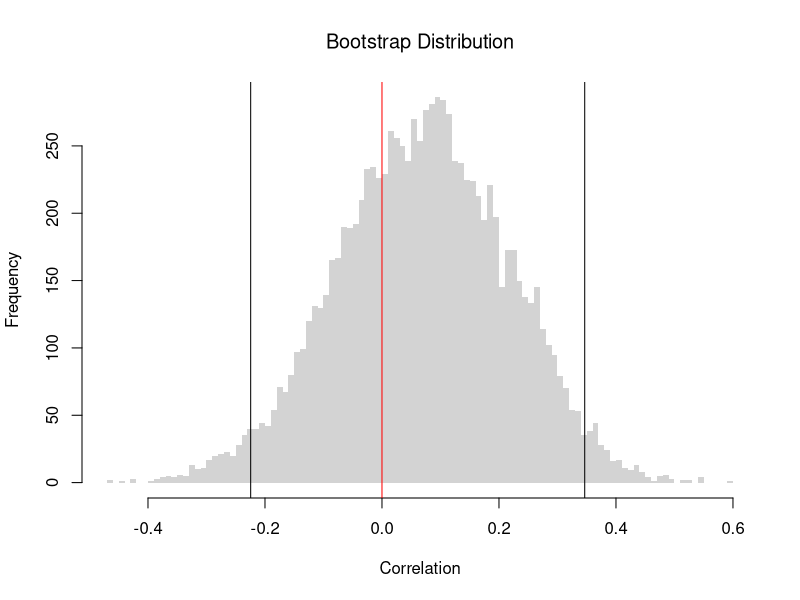
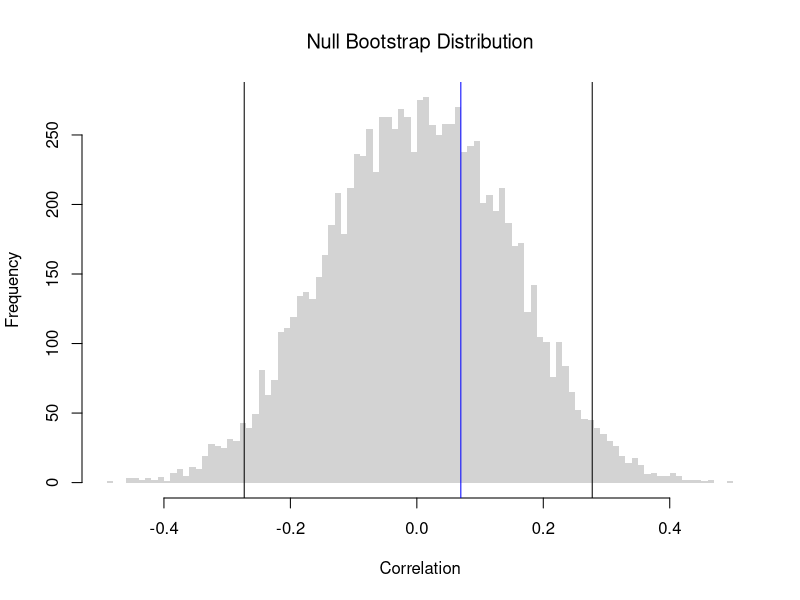
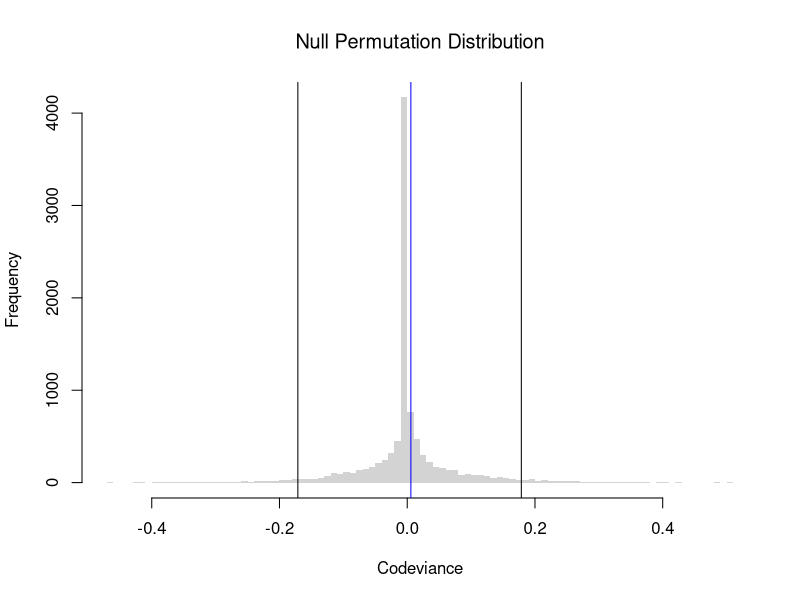
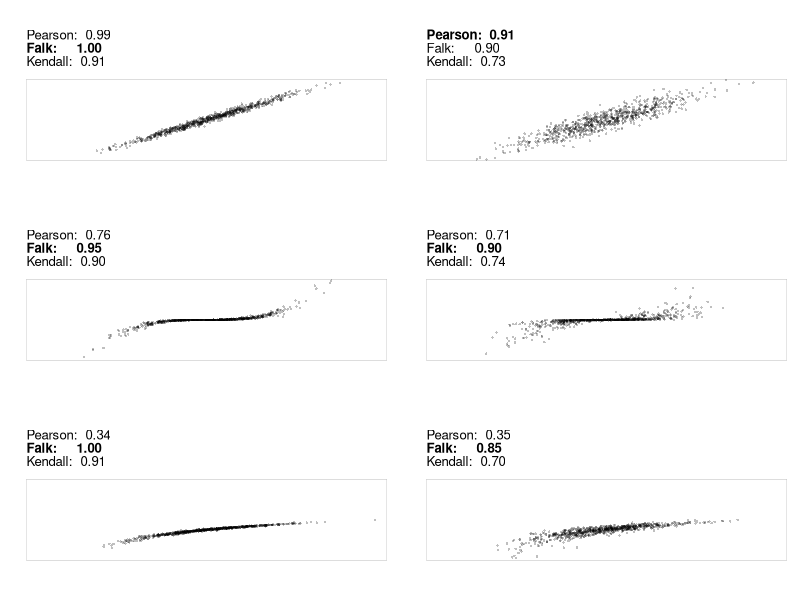
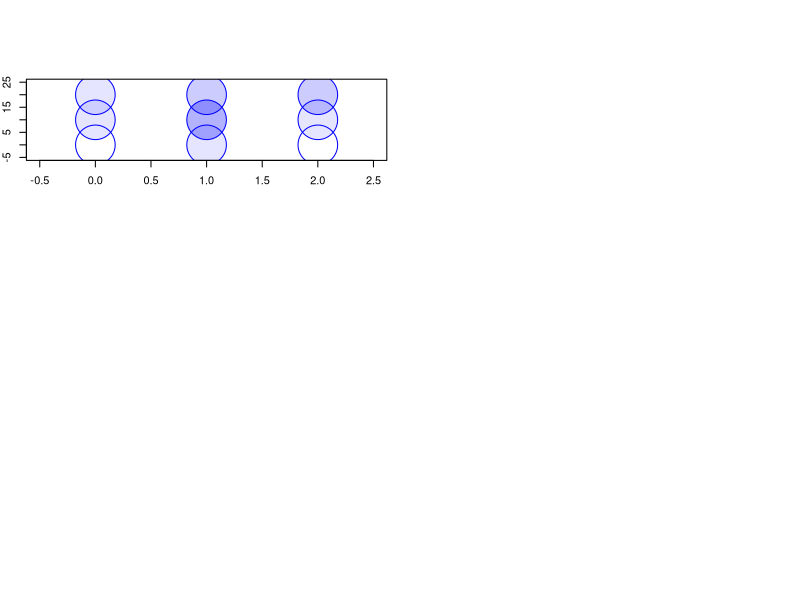

Recreate these plots in R, in order.
## ---- chunk 1
# Create the Data
X <- c(0,1,2)
X
Y <- c(0.1,0.3,0.2)
Y

# Compute the Means
mX <- mean(X)
mY <- mean(Y)

# Compute the Deviances
dev_X <- X - mX
dev_Y <- Y - mY

# Compute the Covariance
cov_manual <-  sum(dev_X * dev_Y) / length(X)

# Compute the Standard Deviations
var_X <- sum(dev_X^2) / length(X)
sd_X <- sqrt(var_X)
var_Y <- sum(dev_Y^2) / length(Y)
sd_Y <- sqrt(var_Y)

# Compute the Correlation
cor_manual <- cov_manual / (sd_X * sd_Y)
cor_manual

# Verify with the built-in function
cor(X,Y)
## ---- chunk 2
# Load the Data
xy <- USArrests[,c('Murder','UrbanPop')]
xy_cor <- cor(xy[, 1], xy[, 2])
#plot(xy, pch=16, col=grey(0,.25))
    
# Bootstrap Distribution of Correlation
n <- nrow(xy)
bootstrap_cor <- vector(length=9999)
for(b in seq(bootstrap_cor) ){
    xy_b <- xy[sample(n, replace=T),]
    xy_cor_b <- cor(xy_b[, 1], xy_b[, 2])
    bootstrap_cor[b] <- xy_cor_b
}
hist(bootstrap_cor, breaks=100,
    border=NA, font.main=1,
    xlab='Correlation',
    main='Bootstrap Distribution')

## Test whether correlation is statistically different from 0
boot_ci <- quantile(bootstrap_cor, probs=c(0.025, 0.975))
abline(v=boot_ci)
abline(v=0, col='red')
## ---- chunk 3
xy <- USArrests[,c('Murder','UrbanPop')]
xy_cor <- cor(xy[, 1], xy[, 2])
#plot(xy, pch=16, col=grey(0,.25))
    
# Null Bootstrap Distribution of Correlation
n <- nrow(xy)
null_bootstrap_cor <- vector(length=9999)
for(b in seq(null_bootstrap_cor) ){
    xy_b <- xy
    xy_b[,'UrbanPop'] <- xy[sample(n, replace=T),'UrbanPop'] ## Reshuffle X
    xy_cor_b <- cor(xy_b[, 1], xy_b[, 2])
    null_bootstrap_cor[b] <- xy_cor_b
}
hist(null_bootstrap_cor, breaks=100,
    border=NA, font.main=1,
    xlab='Correlation',
    main='Null Bootstrap Distribution')

## Test whether correlation is statistically different from 0
boot_ci <- quantile(null_bootstrap_cor, probs=c(0.025, 0.975))
abline(v=boot_ci)
abline(v=xy_cor, col='blue')
## ---- chunk 4
codev <- function(xy) {
  # Compute medians for each column
  med <- apply(xy, 2, median)
  # Subtract the medians from each column
  xm <- sweep(xy, 2, med, "-")
  # Compute CoDev
  CoDev <- median(xm[, 1] * xm[, 2])
  # Compute the medians of absolute deviation
  MadProd <- prod( apply(abs(xm), 2, median) )
  # Return the robust correlation measure
  return( CoDev / MadProd)
}
xy_codev <- codev(xy)
xy_codev
## ---- chunk 5
xy <- USArrests[,c('Murder','UrbanPop')]
xy_cor <- cor(xy[, 1], xy[, 2])
#plot(xy, pch=16, col=grey(0,.25))
    
# Null Permutation Distribution of Codeviance
n <- nrow(xy)
null_permutation_codev <- vector(length=9999)
for(b in seq(null_permutation_codev) ){
    xy_b <- xy
    xy_b[,'UrbanPop'] <- xy[sample(n, replace=F),'UrbanPop'] ## Reshuffle X
    xy_codev_b <- codev(xy_b)
    null_permutation_codev[b] <- xy_codev_b
}
hist(null_permutation_codev, breaks=100,
    border=NA, font.main=1,
    xlab='Codeviance',
    main='Null Permutation Distribution')

## Test whether correlation is statistically different from 0
abline(v=quantile(null_permutation_codev, probs=c(0.025, 0.975)))
abline(v=xy_codev, col='blue')
## ---- chunk 6
xy <- USArrests[,c('Murder','UrbanPop')]
xy[,1] <- rank(xy[,1] )
xy[,2] <- rank(xy[,2] )
# plot(xy, pch=16, col=grey(0,.25))
KT <- cor(xy[, 1], xy[, 2], method = "kendall")
round(KT, 3)
## ---- chunk 7
xy <- USArrests[,c('Murder','UrbanPop')]
KT <- cor(xy[, 1], xy[, 2], method="kendall")
## ---- chunk 8
#| fig-width: 8
#| fig-height: 8
## https://commons.wikimedia.org/wiki/File:Correlation_examples2.svg

MyPlot <- function(xy, xlim = c(-4, 4), ylim = c(-3,3)) {
   plot(xy, main ='', xlab = "", ylab = "",
        col = grey(0,.25), pch=16, cex=.5,
        xaxt = "n", yaxt = "n", bty = "n",
        xlim = xlim, ylim = ylim)
    box(lwd=.1)
    
    cor1 <- cor(xy[,1], xy[,2])
    cor2 <- codev(xy)
    cor3 <- cor(xy[,1], xy[,2], method='kendall')
    cors <- c(cor1, cor2, cor3)
    
    #cor3 <- abs(generalCorr::gmcmtx0( xy[,c(1,2)])[2])
    #cor4 <- Rfast::dcor( xy[,1], xy[,2])[[4]]
    #cor5 <- XICOR::xicor( xy[,1], xy[,2]) ## cor( xy[,1], xy[,2], method='kendall') 

    fm <- cors*0 + 1
    fm[which.max(abs(cors))] <- 2
    title(paste0('Pearson:  ',  formatC(cor1, digits=2, format='f')),
        line=3, adj=0, font.main=fm[1])
    title(paste0('Falk:     ',  formatC(cor2, digits=2, format='f')),
        line=2, adj=0, font.main=fm[2])    
    title(paste0('Kendall:  ',  formatC(cor3, digits=2, format='f')),
        line=1, adj=0, font.main=fm[3])
}

MvNormal <- function(n = 1000, cor, f) {
   for (i in cor) {
      sd = matrix(c(1, i, i, 1), ncol = 2)
      x = mvtnorm::rmvnorm(n, c(0, 0), sd)
      x[,2] <- f(x[,2])
      MyPlot(x)
   }
}

output <- function() {
   par(mfrow = c(3, 2), oma = c(0,0,0,0), mar=c(3,2,6,1))
   cor <- c(0.99, 0.9)
   MvNormal(800, cor, function(y){y});
   MvNormal(800, cor, function(y){(y/2)^3});
   MvNormal(800, cor, function(y){log( (y-min(y)+.Machine[['double.eps']])/(max(y)-min(y)) ) });
}
output()
## ---- chunk 9
xy <- USArrests[,c('Murder','UrbanPop')]
xy[,1] <- cut(xy[,1],3)
xy[,2] <- cut(xy[,2],4)
table(xy)

CV <- function(xy){
    # Create a contingency table from the categorical variables
    tbl <- table(xy)
    # Compute the chi-square statistic (without Yates' continuity correction)
    chi2 <- chisq.test(tbl, correct=FALSE)[['statistic']]
    # Total sample size
    n <- sum(tbl)
    # Compute the minimum degrees of freedom (min(rows-1, columns-1))
    df_min <- min(nrow(tbl) - 1, ncol(tbl) - 1)
    # Calculate Cramer's V
    V <- sqrt((chi2 / n) / df_min)
    return(V)
}
CV(xy)

# DescTools::CramerV( table(xy) )
## ---- chunk 10
prob_table <- expand.grid(x=c(0,1,2), y=c(0,10,20))
prob_table[,'probabilities'] <- c(
    0.0, 0.1, 0.0,
    0.1, 0.3, 0.1,
    0.1, 0.2, 0.2)
plot(prob_table[,'x'], prob_table[,'y'],
     xlim=c(-0.5,2.5), ylim=c(-5, 25),
     pch=21, cex=8, col='blue',
     bg=rgb(0,0,1, prob_table[,'probabilities']),
     xlab = "X", ylab = "Y")
## ---- chunk 11
#| code-fold: false

# Make a Probability Table
x <- c(0,1,2)
y <- c(0,10,20)
xy_probs <- matrix(c(
    0.0, 0.1, 0.0,
    0.1, 0.3, 0.1,
    0.1, 0.1, 0.2
), nrow=3, ncol=3, byrow=TRUE)
rownames(xy_probs) <- paste0('y=',y)
colnames(xy_probs) <-  paste0('x=',x)
xy_probs

# Compute Marginals and Means
pX  <- colSums(xy_probs)
pY  <- rowSums(xy_probs)
EX  <- sum(x * pX)
EY  <- sum(y * pY)

# Compute Covariance
dxy_grid <- expand.grid(dy=y-EY, dx=x-EX)[,c(2,1)]
dxy_grid[,'p'] <- as.vector(xy_probs)
dxy_grid[,'contribution'] <- dxy_grid[,'dx'] * dxy_grid[,'dy'] * dxy_grid[,'p']
CovXY <- sum(dxy_grid[,'contribution'])
CovXY

# Compute Variances
VX <- sum( (x-EX)^2 * pX)
SX <- sqrt(VX)
VY <- sum( (y-EY)^2 * pY)
SY <- sqrt(VY)

# Compute Correlation
CorXY <- CovXY / (SX * SY)
CorXY
